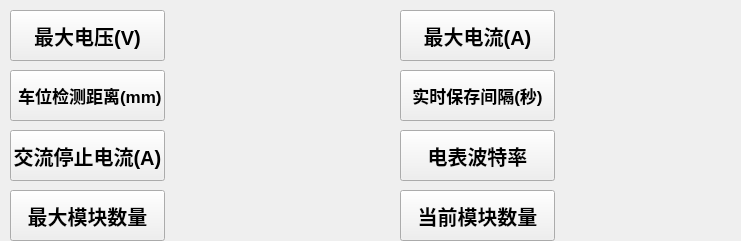
   <widget class="QFrame" name="frame_2">
    <property name="geometry">
     <rect>
      <x>30</x>
      <y>65</y>
      <width>741</width>
      <height>241</height>
     </rect>
    </property>
    <property name="sizePolicy">
     <sizepolicy hsizetype="Ignored" vsizetype="Ignored">
      <horstretch>0</horstretch>
      <verstretch>0</verstretch>
     </sizepolicy>
    </property>
    <property name="minimumSize">
     <size>
      <width>13</width>
      <height>0</height>
     </size>
    </property>
    <property name="font">
     <font>
      <pointsize>24</pointsize>
      <weight>75</weight>
      <bold>true</bold>
      <kerning>true</kerning>
     </font>
    </property>
    <property name="autoFillBackground">
     <bool>false</bool>
    </property>
    <property name="styleSheet">
     <string notr="true">background-image: url(:/background/qrc/background/back.png);
 </string>
    </property>
    <property name="frameShape">
     <enum>QFrame::NoFrame</enum>
    </property>
    <property name="frameShadow">
     <enum>QFrame::Sunken</enum>
    </property>
    <widget class="QPushButton" name="pbtn_1">
     <property name="geometry">
      <rect>
       <x>10</x>
       <y>10</y>
       <width>155</width>
       <height>51</height>
      </rect>
     </property>
     <property name="font">
      <font>
       <pointsize>15</pointsize>
      </font>
     </property>
     <property name="focusPolicy">
      <enum>Qt::NoFocus</enum>
     </property>
     <property name="text">
      <string>最大电压(V)</string>
     </property>
     <property name="flat">
      <bool>false</bool>
     </property>
    </widget>
    <widget class="QPushButton" name="pbtn_2">
     <property name="geometry">
      <rect>
       <x>400</x>
       <y>10</y>
       <width>155</width>
       <height>51</height>
      </rect>
     </property>
     <property name="font">
      <font>
       <pointsize>15</pointsize>
      </font>
     </property>
     <property name="focusPolicy">
      <enum>Qt::NoFocus</enum>
     </property>
     <property name="text">
      <string>最大电流(A)</string>
     </property>
    </widget>
    <widget class="QLabel" name="label_maxv">
     <property name="geometry">
      <rect>
       <x>170</x>
       <y>20</y>
       <width>91</width>
       <height>31</height>
      </rect>
     </property>
     <property name="font">
      <font>
       <pointsize>20</pointsize>
       <weight>75</weight>
       <italic>false</italic>
       <bold>true</bold>
      </font>
     </property>
     <property name="text">
      <string/>
     </property>
    </widget>
    <widget class="QLabel" name="label_maxi">
     <property name="geometry">
      <rect>
       <x>560</x>
       <y>20</y>
       <width>101</width>
       <height>31</height>
      </rect>
     </property>
     <property name="font">
      <font>
       <pointsize>20</pointsize>
       <weight>75</weight>
       <bold>true</bold>
      </font>
     </property>
     <property name="text">
      <string/>
     </property>
    </widget>
    <widget class="QPushButton" name="pbtn_3">
     <property name="geometry">
      <rect>
       <x>10</x>
       <y>70</y>
       <width>155</width>
       <height>51</height>
      </rect>
     </property>
     <property name="font">
      <font>
       <pointsize>13</pointsize>
      </font>
     </property>
     <property name="focusPolicy">
      <enum>Qt::NoFocus</enum>
     </property>
     <property name="text">
      <string> 车位检测距离(mm)</string>
     </property>
    </widget>
    <widget class="QLabel" name="lbl_cost">
     <property name="geometry">
      <rect>
       <x>170</x>
       <y>80</y>
       <width>81</width>
       <height>31</height>
      </rect>
     </property>
     <property name="font">
      <font>
       <pointsize>20</pointsize>
       <weight>75</weight>
       <bold>true</bold>
      </font>
     </property>
     <property name="text">
      <string/>
     </property>
    </widget>
    <widget class="QPushButton" name="pbtn_4">
     <property name="geometry">
      <rect>
       <x>400</x>
       <y>70</y>
       <width>155</width>
       <height>51</height>
      </rect>
     </property>
     <property name="font">
      <font>
       <pointsize>13</pointsize>
      </font>
     </property>
     <property name="focusPolicy">
      <enum>Qt::NoFocus</enum>
     </property>
     <property name="text">
      <string>实时保存间隔(秒)</string>
     </property>
    </widget>
    <widget class="QLabel" name="lbl_cost_serv">
     <property name="geometry">
      <rect>
       <x>560</x>
       <y>80</y>
       <width>111</width>
       <height>31</height>
      </rect>
     </property>
     <property name="font">
      <font>
       <pointsize>20</pointsize>
       <weight>75</weight>
       <bold>true</bold>
      </font>
     </property>
     <property name="text">
      <string/>
     </property>
    </widget>
    <widget class="QPushButton" name="pbtn_5">
     <property name="geometry">
      <rect>
       <x>10</x>
       <y>130</y>
       <width>155</width>
       <height>51</height>
      </rect>
     </property>
     <property name="font">
      <font>
       <pointsize>15</pointsize>
      </font>
     </property>
     <property name="focusPolicy">
      <enum>Qt::NoFocus</enum>
     </property>
     <property name="text">
      <string>交流停止电流(A)</string>
     </property>
    </widget>
    <widget class="QLabel" name="lbl_accurrent">
     <property name="geometry">
      <rect>
       <x>170</x>
       <y>140</y>
       <width>81</width>
       <height>31</height>
      </rect>
     </property>
     <property name="font">
      <font>
       <pointsize>20</pointsize>
       <weight>75</weight>
       <bold>true</bold>
      </font>
     </property>
     <property name="text">
      <string/>
     </property>
    </widget>
    <widget class="QLabel" name="lbl_meterrate">
     <property name="geometry">
      <rect>
       <x>560</x>
       <y>140</y>
       <width>81</width>
       <height>31</height>
      </rect>
     </property>
     <property name="font">
      <font>
       <pointsize>20</pointsize>
       <weight>75</weight>
       <bold>true</bold>
      </font>
     </property>
     <property name="text">
      <string/>
     </property>
    </widget>
    <widget class="QPushButton" name="pbtn_6">
     <property name="geometry">
      <rect>
       <x>400</x>
       <y>130</y>
       <width>155</width>
       <height>51</height>
      </rect>
     </property>
     <property name="font">
      <font>
       <pointsize>15</pointsize>
      </font>
     </property>
     <property name="focusPolicy">
      <enum>Qt::NoFocus</enum>
     </property>
     <property name="text">
      <string>电表波特率</string>
     </property>
    </widget>
    <widget class="QLabel" name="lbl_moudle_cur">
     <property name="geometry">
      <rect>
       <x>560</x>
       <y>200</y>
       <width>81</width>
       <height>31</height>
      </rect>
     </property>
     <property name="font">
      <font>
       <pointsize>20</pointsize>
       <weight>75</weight>
       <bold>true</bold>
      </font>
     </property>
     <property name="text">
      <string/>
     </property>
    </widget>
    <widget class="QPushButton" name="pbtn_7">
     <property name="geometry">
      <rect>
       <x>10</x>
       <y>190</y>
       <width>155</width>
       <height>51</height>
      </rect>
     </property>
     <property name="font">
      <font>
       <pointsize>15</pointsize>
      </font>
     </property>
     <property name="focusPolicy">
      <enum>Qt::NoFocus</enum>
     </property>
     <property name="text">
      <string>最大模块数量</string>
     </property>
    </widget>
    <widget class="QPushButton" name="pbtn_8">
     <property name="geometry">
      <rect>
       <x>400</x>
       <y>190</y>
       <width>155</width>
       <height>51</height>
      </rect>
     </property>
     <property name="font">
      <font>
       <pointsize>15</pointsize>
      </font>
     </property>
     <property name="focusPolicy">
      <enum>Qt::NoFocus</enum>
     </property>
     <property name="text">
      <string>当前模块数量</string>
     </property>
    </widget>
    <widget class="QLabel" name="lbl_moudle_sum">
     <property name="geometry">
      <rect>
       <x>170</x>
       <y>200</y>
       <width>81</width>
       <height>31</height>
      </rect>
     </property>
     <property name="font">
      <font>
       <pointsize>20</pointsize>
       <weight>75</weight>
       <bold>true</bold>
      </font>
     </property>
     <property name="text">
      <string/>
     </property>
    </widget>
   </widget>
